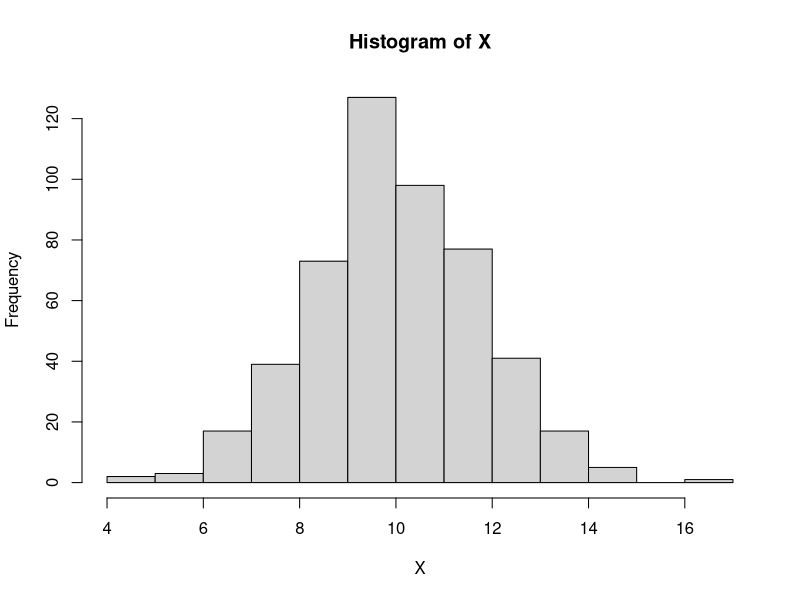

Source code (R):
## ---- chunk 1
X = c(4, 3, 1, 6, 4,
      2, 5, 9, 3, 1)
      
HM <- function(data){
  length(data)/sum(1/data)
}

print(paste("Harmonic Mean is equal to", HM(X)))
## ---- chunk 2
logY = c(-1000, -1001, -999, -1001, -1008,
         -1006, -1000, -1000, -998, -1003)

Y = exp(logY)

print(Y)
## ---- chunk 3
print(log(Y))
## ---- chunk 4
print(paste("Harmonic Mean is equal to", HM(exp(logY))))
## ---- chunk 5
logHM <- function(logdata){
  maxlogdata = max(logdata)
  N = length(logdata)
  log(N) + maxlogdata - log(sum(exp(maxlogdata-logdata)))
}

### Original Method without computational trick
print(paste("Log Harmonic Mean is equal to", log(HM(X))))

### New Method using computation trick
print(paste("Log Harmonic Mean is equal to", logHM(log(X))))

## ---- chunk 6
### Original Method without computational trick
print(paste("Log Harmonic Mean is equal to", log(HM(Y))))

### New Method using computation trick
print(paste("Log Harmonic Mean is equal to", logHM(logY)))

## ---- chunk 7
BF12 <- function(logdata1,logdata2){
  maxlogdata1 = max(logdata1); maxlogdata2 = max(logdata2)
  N1 = length(logdata1);N2 = length(logdata2)
  logpdata1 = log(N1) + maxlogdata1 - log(sum(exp(maxlogdata1-logdata1)))
  logpdata2 = log(N2) + maxlogdata2 - log(sum(exp(maxlogdata2-logdata2)))
  exp(logpdata1 - logpdata2)
}
## ---- chunk 8
X1 = c(4, 3, 1, 6, 4,
       2, 5, 9, 3, 1)
X2 = c(3, 3, 2, 2, 2,
       1, 5, 1, 7, 7)
## ---- chunk 9
### No Computational Trick
HM(X1)/HM(X2)


### Computational Trick
BF12(log(X1),log(X2))

## ---- chunk 10
logY1 = c(-1000, -1000, -1001, -1003, -999,
          -1010, -1002, -1004, -1003, -998)
logY2 = c(-1001, -1009, -1007, -1003, -997,
          -1010, -1002, -1002, -1002, -999)
## ---- chunk 11
### No Computational Trick
HM(exp(logY1))/HM(exp(logY2))


### Computational Trick
BF12(logY1,logY2)

## ---- chunk 12
set.seed(1)
## ---- chunk 13
m = 500
MU = 10
SIGMA2 = 3
X = rnorm(m, MU, sqrt(SIGMA2))
## ---- chunk 14
hist(X)
## ---- chunk 15
samples = 10000

### Model 1 (Daniel)
SIGMA2M1 = 3.0
posteriorMUM1 = rnorm(samples, m*mean(X)/(SIGMA2M1+m),sqrt(SIGMA2M1/(SIGMA2M1+m)))


### Model 2 (Brandon)
SIGMA2M2 = 2.8
posteriorMUM2 = rnorm(samples, m*mean(X)/(SIGMA2M2+m),sqrt(SIGMA2M2/(SIGMA2M2+m)))
## ---- chunk 16
mlikeM1 = rep(NA,samples)
for(i in 1:samples){
  MUi = posteriorMUM1[i]
  mlikeM1[i] = prod(dnorm(X,MUi,sqrt(SIGMA2M1)))
}

mlikeM2 = rep(NA,samples)
mloglikeM2 = rep(NA,samples)
for(i in 1:samples){
  MUi = posteriorMUM1[i]
  mlikeM2[i] = prod(dnorm(X,MUi,sqrt(SIGMA2M2)))
}
## ---- chunk 17
HM(mlikeM1)/HM(mlikeM2)
## ---- chunk 18
head(mlikeM1); head(mlikeM2)
## ---- chunk 19
mloglikeM1 = rep(NA,samples)
for(i in 1:samples){
  MUi = posteriorMUM1[i]
  mloglikeM1[i] = sum(dnorm(X,MUi,sqrt(SIGMA2M1),log=TRUE))
}

mloglikeM2 = rep(NA,samples)
for(i in 1:samples){
  MUi = posteriorMUM1[i]
  mloglikeM2[i] = sum(dnorm(X,MUi,sqrt(SIGMA2M2),log=TRUE))
}
## ---- chunk 20
BF12(mloglikeM1,mloglikeM2)
